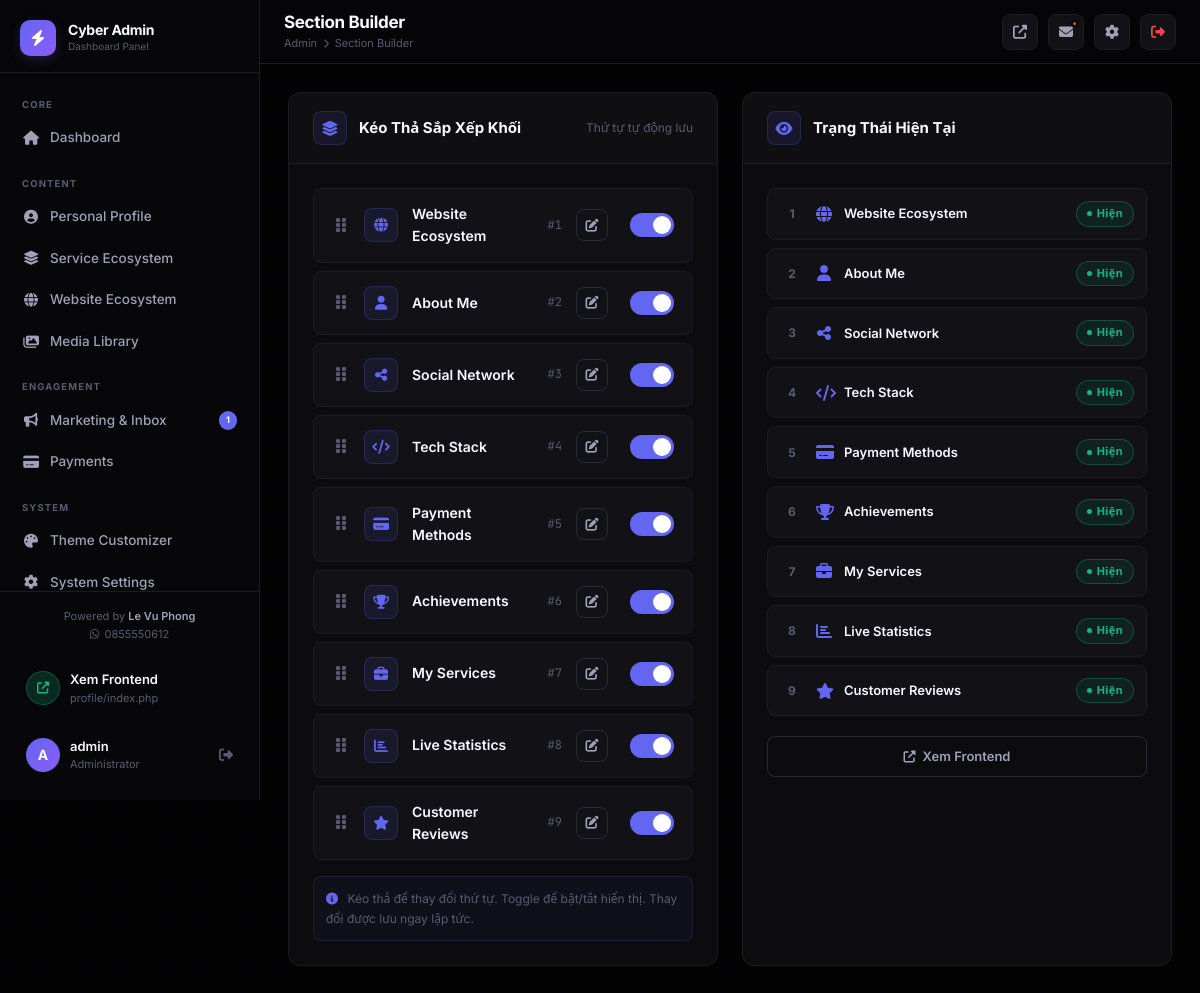
/admin/pages/sections.php (signed in), run on the app's committed database.
### tables this page shows
CREATE TABLE `users` (
  `id` int(10) unsigned NOT NULL AUTO_INCREMENT,
  `username` varchar(100) NOT NULL,
  `password` varchar(255) NOT NULL,
  `email` varchar(255) NOT NULL,
  `avatar` varchar(500) DEFAULT '',
  `remember_token` varchar(255) DEFAULT NULL,
  `created_at` timestamp NOT NULL DEFAULT current_timestamp(),
  PRIMARY KEY (`id`),
  UNIQUE KEY `username` (`username`)
);

CREATE TABLE `page_sections` (
  `id` int(10) unsigned NOT NULL AUTO_INCREMENT,
  `section_key` varchar(100) NOT NULL,
  `section_name` varchar(200) NOT NULL,
  `icon_class` varchar(100) DEFAULT 'fas fa-layer-group',
  `sort_order` int(11) DEFAULT 0,
  `visible` tinyint(1) DEFAULT 1,
  `title` varchar(255) DEFAULT NULL,
  `description` text DEFAULT NULL,
  PRIMARY KEY (`id`),
  UNIQUE KEY `section_key` (`section_key`)
);

### config/database.php (called while the page is built, shortened)
<?php
class Database {
    private static ?PDO $instance = null;
    public static function getInstance(): PDO {
        if (self::$instance === null) {
            $dsn = "mysql:host=" . DB_HOST . ";dbname=" . DB_NAME . ";charset=" . DB_CHARSET;
            $options = [
                PDO::ATTR_ERRMODE            => PDO::ERRMODE_EXCEPTION,
                PDO::ATTR_DEFAULT_FETCH_MODE => PDO::FETCH_ASSOC,
                PDO::ATTR_EMULATE_PREPARES   => false,
            ];
            try {
                self::$instance = new PDO($dsn, DB_USER, DB_PASS, $options);
            } catch (PDOException $e) {
                http_response_code(500);
                die(json_encode(['error' => 'Database connection failed.']));
            }
        }
        return self::$instance;
    }
}
function db(): PDO {
    return Database::getInstance();
}

### admin/includes/auth.php (called while the page is built, shortened)
<?php
require_once dirname(__DIR__, 2) . '/includes/functions.php';
function getAdminUser(): array {
    $stmt = db()->prepare("SELECT id, username, email, avatar FROM users WHERE id = ?");
    $stmt->execute([$_SESSION['admin_id']]);
    return $stmt->fetch() ?: [];
}

### includes/functions.php (called while the page is built, shortened)
<?php
require_once __DIR__ . '/../config/database.php';
function e(string $str): string {
    return htmlspecialchars($str, ENT_QUOTES, 'UTF-8');
}

### admin/pages/sections.php (the view, shortened to what this page needs)
<?php
require_once dirname(__DIR__) . '/includes/auth.php';
$sections = db()->query("SELECT * FROM page_sections ORDER BY sort_order ASC")->fetchAll();
include dirname(__DIR__) . '/includes/head.php';
include dirname(__DIR__) . '/includes/sidebar.php';
include dirname(__DIR__) . '/includes/topbar.php';
?>
<div class="admin-main"><div class="content-area">
<div class="grid-2" style="gap:24px;">
<div class="admin-card">
  <div class="admin-card-header">
    <div class="ach-icon"><i class="fas fa-layer-group"></i></div>
    <h3>Kéo Thả Sắp Xếp Khối</h3>
    <span class="ach-sub">Thứ tự tự động lưu</span>
  </div>
  <div class="admin-card-body">
    <div class="section-list" data-sortable data-sortable-table="page_sections" data-sortable-url="<?=ADMIN_URL?>pages/sections.php" id="sectionList">
      <?php foreach ($sections as $sec): ?>
      <div class="section-list-item" draggable="true" data-id="<?=$sec['id']?>">
        <div class="sli-handle"><i class="fas fa-grip-vertical"></i></div>
        <div class="sli-icon"><i class="<?=e($sec['icon_class'])?>"></i></div>
        <div class="sli-name"><?=e($sec['section_name'])?></div>
        <div class="sli-order">#<?=$sec['sort_order']?></div>
        <button class="btn btn-xs btn-outline btn-icon" onclick="editSection(<?=htmlspecialchars(json_encode($sec), ENT_QUOTES, 'UTF-8')?>)" style="margin-right:8px;"><i class="fas fa-edit"></i></button>
        <label class="toggle-wrap">
          <span class="toggle-switch">
            <span class="toggle-slider"></span>
          </span>
        </label>
      </div>
      <?php endforeach; ?>
    </div>
    <div style="margin-top:16px;padding:12px;background:rgba(99,102,241,0.05);border:1px solid rgba(99,102,241,0.15);border-radius:8px;font-size:12px;color:var(--text-3);">
      <i class="fas fa-info-circle" style="color:var(--accent);margin-right:6px;"></i>
      Kéo thả để thay đổi thứ tự. Toggle để bật/tắt hiển thị. Thay đổi được lưu ngay lập tức.
    </div>
  </div>
</div>
<div class="admin-card" style="position:sticky;top:calc(var(--topbar-h) + 16px);">
  <div class="admin-card-header">
    <div class="ach-icon"><i class="fas fa-eye"></i></div>
    <h3>Trạng Thái Hiện Tại</h3>
  </div>
  <div class="admin-card-body">
    <?php foreach ($sections as $i => $sec): ?>
    <div id="secStatus_<?=$sec['id']?>" style="display:flex;align-items:center;gap:12px;padding:12px;background:var(--card-2);border:1px solid var(--border);border-radius:8px;margin-bottom:8px;opacity:<?=$sec['visible']?'1':'0.4'?>;">
      <span style="font-size:12px;font-weight:700;color:var(--text-3);min-width:24px;text-align:center;"><?=$i+1?></span>
      <i class="<?=e($sec['icon_class'])?>" style="color:var(--accent);width:16px;text-align:center;"></i>
      <span style="flex:1;font-size:13px;font-weight:600;color:var(--text);"><?=e($sec['section_name'])?></span>
      <span class="status-badge <?=$sec['visible']?'active':'inactive'?>" id="secBadge_<?=$sec['id']?>"><?=$sec['visible']?'Hiện':'Ẩn'?></span>
    </div>
    <?php endforeach; ?>
    <a href="<?=BASE_URL?>" target="_blank" class="btn btn-outline w-100" style="margin-top:12px;justify-content:center;"><i class="fas fa-external-link-alt"></i> Xem Frontend</a>
  </div>
</div>
</div>
</div></div>
</body></html>

### admin/includes/sidebar.php (shortened to what this page needs)
<?php
$currentPage = basename($_SERVER['PHP_SELF'], '.php');
$currentDir  = basename(dirname($_SERVER['PHP_SELF']));
function navItem(string $href, string $icon, string $label, string $page, string $current, ?int $badge = null): void {
    $active = ($current === $page) ? ' active' : '';
    $badgeHtml = $badge !== null ? "<span class='nav-badge'>$badge</span>" : '';
    echo "<a href='$href' class='nav-item$active'><i class='$icon'></i> $label $badgeHtml</a>";
}
try {
    $unreadContacts = (int)db()->query("SELECT COUNT(*) FROM contacts WHERE is_read=0")->fetchColumn();
    $pendingReviews = (int)db()->query("SELECT COUNT(*) FROM testimonials WHERE approved=0")->fetchColumn();
} catch (\Throwable) {
    $unreadContacts = $pendingReviews = 0;
}
$page = (isset($_GET['page']) ? $_GET['page'] : ($currentDir === 'pages' ? $currentPage : 'dashboard'));
?>
<aside class="admin-sidebar" id="adminSidebar">
  <a href="<?= ADMIN_URL ?>" class="sidebar-logo">
    <div class="logo-icon"><i class="fas fa-bolt"></i></div>
    <div>
      <div class="logo-text">Cyber Admin</div>
      <div class="logo-sub">Dashboard Panel</div>
    </div>
  </a>
  <nav class="sidebar-nav">
    <div class="nav-group">
      <div class="nav-group-label">Core</div>
      <?php navItem(ADMIN_URL, 'fas fa-home', 'Dashboard', 'index', $page); ?>
    </div>
    <div class="nav-group">
      <div class="nav-group-label">Content</div>
    </div>
    <div class="nav-group">
      <div class="nav-group-label">Engagement</div>
      <?php navItem(ADMIN_URL . 'pages/marketing', 'fas fa-bullhorn', 'Marketing & Inbox', 'marketing', $page, ($unreadContacts+$pendingReviews) ?: null); ?>
    </div>
    <div class="nav-group">
      <div class="nav-group-label">System</div>
    </div>
  </nav>
  <div class="sidebar-footer">
    <div style="text-align: center; margin-bottom: 16px; font-size: 11px; color: var(--text-3);">
      Powered by <a href="<?= PROJECT_WEBSITE ?>" target="_blank" style="color: var(--text-2); font-weight: 600; text-decoration: none;"><?= PROJECT_AUTHOR ?></a><br>
      <i class="fab fa-whatsapp" style="margin-right: 2px;"></i> <?= PROJECT_CONTACT ?>
    </div>
    <a href="<?= BASE_URL ?>" target="_blank" class="sidebar-user" style="margin-bottom:8px;">
      <div class="su-avatar" style="background:rgba(16,185,129,0.2);border:1px solid rgba(16,185,129,0.3);">
        <i class="fas fa-external-link-alt" style="font-size:12px;color:#10B981;"></i>
      </div>
      <div>
        <div class="su-name">Xem Frontend</div>
        <div class="su-role">profile/index.php</div>
      </div>
    </a>
    <?php $adminUser = getAdminUser(); ?>
    <div class="sidebar-user">
      <div class="su-avatar"><?= strtoupper(substr($adminUser['username'] ?? 'A', 0, 1)) ?></div>
      <div>
        <div class="su-name"><?= e($adminUser['username'] ?? 'Admin') ?></div>
        <div class="su-role">Administrator</div>
      </div>
      <a href="<?= ADMIN_URL ?>logout.php" class="su-logout" title="Đăng xuất">
        <i class="fas fa-sign-out-alt"></i>
      </a>
    </div>
  </div>
</aside>

### data on the page
users: username "A", username "admin"
page_sections: section_name "Website Ecosystem", sort_order "1", visible "Hiện"
page_sections: section_name "About Me", sort_order "2", visible "Hiện"
page_sections: section_name "Social Network", sort_order "3", visible "Hiện"
page_sections: section_name "Tech Stack", sort_order "4", visible "Hiện"
page_sections: section_name "Payment Methods", sort_order "5", visible "Hiện"
page_sections: section_name "Achievements", sort_order "6", visible "Hiện"
page_sections: section_name "My Services", sort_order "7", visible "Hiện"
page_sections: section_name "Live Statistics", sort_order "8", visible "Hiện"
page_sections: section_name "Customer Reviews", sort_order "9", visible "Hiện"

### other printed values
$label "Dashboard Personal Profile Service Ecosystem Website Ecosystem Media Library Marketing & Inbox Payments Theme Customizer System Settings"
$badge "1"
PROJECT_AUTHOR "Le Vu Phong"
PROJECT_CONTACT "0855550612"
$pageTitle "Section Builder"
